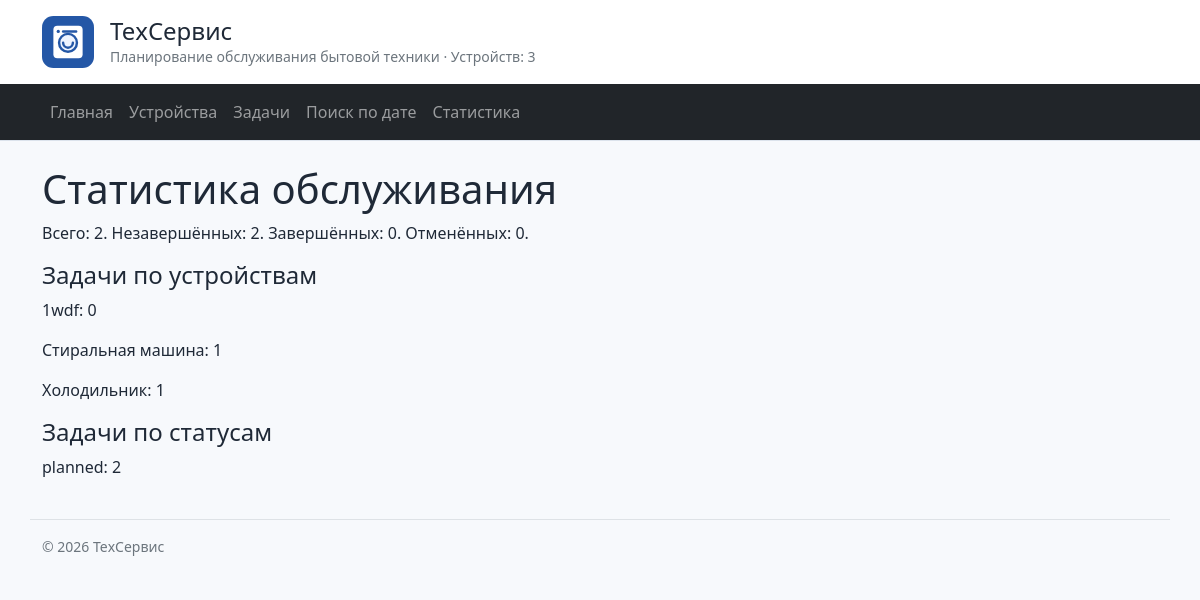
Page /tasks/statistics/ on the committed database.
### devices/models.py (models this page shows, shortened)
class Device(models.Model):
    slug = models.SlugField(
        "Адрес страницы", unique=True, default=device_slug, editable=False
    )
    owner = models.ForeignKey(
        "homepage.User",
        verbose_name="Владелец",
        on_delete=models.PROTECT,
        related_name="devices",
    )
    name = models.CharField(verbose_name="Название", max_length=200)
    category = models.CharField(verbose_name="Категория", max_length=100)
    brand = models.CharField(verbose_name="Бренд", max_length=100, blank=True)
    model = models.CharField(verbose_name="Модель", max_length=100, blank=True)
    serial_number = models.CharField(
        verbose_name="Серийный номер", max_length=100, blank=True
    )
    last_service_date = models.DateField(
        verbose_name="Последнее обслуживание", null=True, blank=True
    )
    service_interval_days = models.PositiveIntegerField(
        verbose_name="Интервал обслуживания в днях",
        default=180,
        validators=[MinValueValidator(1)],
    )
    notes = models.TextField(verbose_name="Примечания", blank=True)
    class Meta:
        verbose_name = "Устройство"
        verbose_name_plural = "Устройства"
        ordering = ["name", "pk"]
        constraints = [
            models.CheckConstraint(
                condition=models.Q(service_interval_days__gt=0),
                name="positive_service_interval",
            )
        ]

### maintenance_tasks/models.py (models this page shows, shortened)
class Task(models.Model):
    objects = TaskQuerySet.as_manager()
    class Status(models.TextChoices):
        PLANNED = "planned", "Запланирована"
        IN_PROGRESS = "in_progress", "В работе"
        COMPLETED = "completed", "Завершена"
        CANCELLED = "cancelled", "Отменена"
    owner = models.ForeignKey(
        "homepage.User",
        verbose_name="Владелец",
        on_delete=models.PROTECT,
        related_name="tasks",
    )
    device = models.ForeignKey(
        "devices.Device",
        verbose_name="Устройство",
        on_delete=models.PROTECT,
        related_name="tasks",
    )
    title = models.CharField(verbose_name="Название", max_length=200)
    scheduled_date = models.DateField(
        verbose_name="Дата выполнения", db_index=True
    )
    description = models.TextField(verbose_name="Описание", blank=True)
    priority = models.PositiveSmallIntegerField(
        verbose_name="Приоритет",
        default=2,
        validators=[MinValueValidator(1), MaxValueValidator(3)],
    )
    status = models.CharField(
        verbose_name="Статус",
        max_length=20,
        choices=Status.choices,
        default=Status.PLANNED,
    )
    completed_at = models.DateTimeField(
        verbose_name="Дата завершения", null=True, blank=True
    )
    class Meta:
        verbose_name = "Задача"
        verbose_name_plural = "Задачи обслуживания"
        ordering = ["scheduled_date", "pk"]
        constraints = [
            models.CheckConstraint(
                condition=models.Q(priority__gte=1, priority__lte=3),
                name="valid_task_priority",
            ),
            models.CheckConstraint(
                condition=models.Q(
                    status__in=[
                        "planned",
                        "in_progress",
                        "completed",
                        "cancelled",
                    ]
                ),
                name="valid_task_status",
            ),
        ]

### maintenance_tasks/views.py (the view)
# urls.py: path("statistics/", views.task_statistics, name="statistics"),
def task_statistics(request: HttpRequest) -> HttpResponse:
    by_device, by_status = statistics()
    return render(
        request,
        "maintenance_tasks/statistics.html",
        {
            "by_device": by_device,
            "by_status": by_status,
            "totals": task_totals(),
        },
    )

### homepage/context_processors.py (called while the page is built)
def site_context(request) -> dict:
    return {"site_name": "ТехСервис", "device_count": Device.objects.count()}

### maintenance_web/queries.py (called while the page is built)
def statistics() -> tuple[QuerySet, QuerySet]:
    return (
        Device.objects.annotate(task_count=Count("tasks")).order_by(
            "name", "pk"
        ),
        Task.objects.values("status")
        .annotate(task_count=Count("pk"))
        .order_by("status"),
    )

def task_totals() -> dict:
    return Task.objects.aggregate(
        total=Count("pk"),
        active=Count(
            "pk",
            filter=Q(
                status__in=[Task.Status.PLANNED, Task.Status.IN_PROGRESS]
            ),
        ),
        completed=Count("pk", filter=Q(status=Task.Status.COMPLETED)),
        cancelled=Count("pk", filter=Q(status=Task.Status.CANCELLED)),
    )

### maintenance_tasks/templates/maintenance_tasks/statistics.html (shortened to what this page needs)
{% extends "base.html" %}
{% block content %}
    <h1>Статистика обслуживания</h1>
    <p>Всего: {{ totals.total }}. Незавершённых: {{ totals.active }}. Завершённых: {{ totals.completed }}. Отменённых: {{ totals.cancelled }}.</p>
    <h2 class="h4">Задачи по устройствам</h2>
    {% for item in by_device %}
        <p>{{ item.name }}: {{ item.task_count }}</p>
    {% empty %}
        <p>Устройств нет.</p>
    {% endfor %}
    <h2 class="h4">Задачи по статусам</h2>
    {% for item in by_status %}
        <p>{{ item.status }}: {{ item.task_count }}</p>
    {% empty %}
        <p>Задач нет.</p>
    {% endfor %}
{% endblock %}

### homepage/static/homepage/css/style.css (style rules this page uses)
:root { --service-blue: #2457a6; --service-blue-soft: #eef4ff; --service-border: #dce3ec; }
body { min-height: 100vh; background: #f7f9fc; color: #1f2937; }

### rows in the picture
Device: name "1wdf", task_count "0"
Device: name "Стиральная машина", task_count "1"
Device: name "Холодильник", task_count "1"
Task: status "planned", task_count "2"

### other values in the picture
{{ site_name }} "ТехСервис"
{{ device_count }} "3"
{{ totals.total }} "2"
{{ totals.active }} "2"
{{ totals.completed }} "0"
{{ totals.cancelled }} "0"
